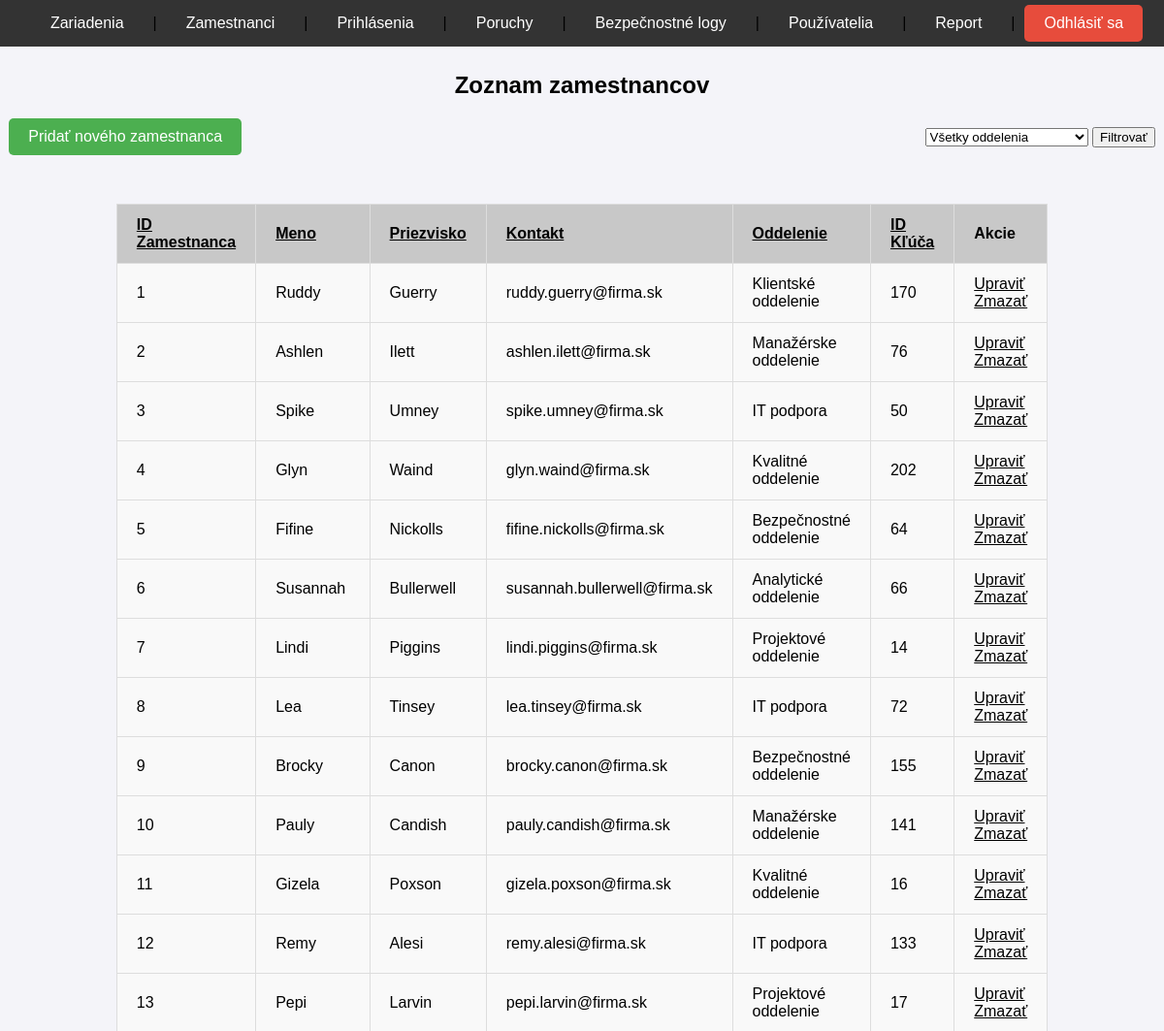
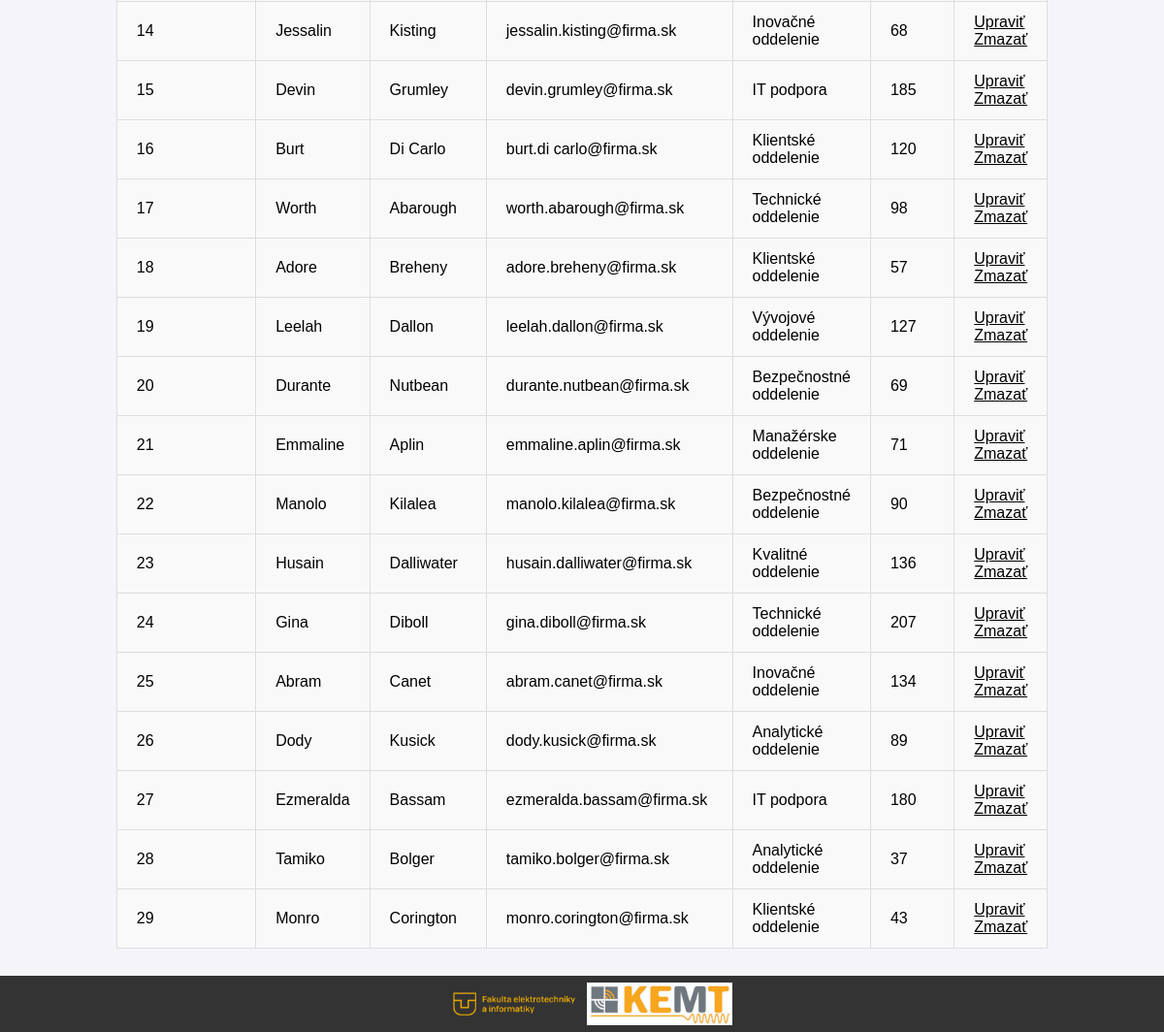
The app's page /zamestnanec.php with its own data (2 pictures, top to bottom).
### tables this page shows
CREATE TABLE `zamestnanec` (
  `ID_zamestnanca` int(11) NOT NULL,
  `meno` varchar(100) DEFAULT NULL,
  `priezvisko` varchar(100) DEFAULT NULL,
  `oddelenie` varchar(50) DEFAULT NULL,
  `ID_kluca` int(50) DEFAULT NULL,
  `email` varchar(100) DEFAULT NULL
);

### zamestnanec.php (the view, shortened to what this page needs)
<?php
include 'db.php';
$order_column = 'ID_zamestnanca';
$order_direction = 'ASC';
$where_sql = "";
$sql = "SELECT * FROM zamestnanec $where_sql ORDER BY $order_column $order_direction";
$result = $conn->query($sql);
?>
<!DOCTYPE html>
<html lang="sk">
<head>
</head>
<body>
<nav>
    <a href="zariadenie.php">Zariadenia</a> |
    <a href="zamestnanec.php">Zamestnanci</a> |
    <a href="prihlasenie.php">Prihlásenia</a> |
    <a href="porucha.php">Poruchy</a> |
    <a href="bezpecnostny_log.php">Bezpečnostné logy</a> |
    <a href="pouzivatelia.php">Používatelia</a> |
    <a href="report.php">Report</a> |
    <a href="logout.php"class="logout-btn">Odhlásiť sa</a>
</nav>
<br><br><br>
<h2>Zoznam zamestnancov</h2>
<form method="GET" style="margin-bottom: 20px;">
<a href="pridat_zamestnanca.php" style="padding: 10px 20px; background-color: #4CAF50; color: white; border-radius: 5px; text-decoration: none; margin-top: 0px; margin-right: 700px; display: inline-block;">Pridať nového zamestnanca</a>
<select name="oddelenie">
        <option value="">Všetky oddelenia</option>
    </select>
    <button type="submit">Filtrovať</button>
</form>
<table border="1">
<tr>
        <th><a href="?order=ID_zamestnanca&dir=<?php echo $order_direction == 'ASC' ? 'desc' : 'asc'; ?>&oddelenie=<?php echo urlencode($_GET['oddelenie'] ?? ''); ?>">ID Zamestnanca</a></th>
        <th><a href="?order=meno&dir=<?php echo $order_direction == 'ASC' ? 'desc' : 'asc'; ?>&oddelenie=<?php echo urlencode($_GET['oddelenie'] ?? ''); ?>">Meno</a></th>
        <th><a href="?order=priezvisko&dir=<?php echo $order_direction == 'ASC' ? 'desc' : 'asc'; ?>&oddelenie=<?php echo urlencode($_GET['oddelenie'] ?? ''); ?>">Priezvisko</a></th>
        <th><a href="?order=email&dir=<?php echo $order_direction == 'ASC' ? 'desc' : 'asc'; ?>&oddelenie=<?php echo urlencode($_GET['oddelenie'] ?? ''); ?>">Kontakt</a></th>
        <th><a href="?order=oddelenie&dir=<?php echo $order_direction == 'ASC' ? 'desc' : 'asc'; ?>&oddelenie=<?php echo urlencode($_GET['oddelenie'] ?? ''); ?>">Oddelenie</a></th>
        <th><a href="?order=ID_kluca&dir=<?php echo $order_direction == 'ASC' ? 'desc' : 'asc'; ?>&oddelenie=<?php echo urlencode($_GET['oddelenie'] ?? ''); ?>">ID Kľúča</a></th>
        <th>Akcie</th>
    </tr>
    <?php
    if ($result->num_rows > 0) {
        while($row = $result->fetch_assoc()) {
            echo "<tr>
                <td>" . $row["ID_zamestnanca"] . "</td>
                <td>" . $row["meno"] . "</td>
                <td>" . $row["priezvisko"] . "</td>
                <td>" . $row["email"] . "</td>
                <td>" . $row["oddelenie"] . "</td>
                <td>" . $row["ID_kluca"] . "</td>
                <td class='actions'>
                    <a href='upravit_zamestnanca.php?id=" . $row["ID_zamestnanca"] . "'>Upraviť</a>
                    <a href='zamestnanec.php?delete=" . $row["ID_zamestnanca"] . "' onclick=\"return confirm('Naozaj chceš zmazať tohto zamestnanca?');\">Zmazať</a>
                </td>
            </tr>";
        }
    } else {
        echo "<tr><td colspan='7'>Žiadni zamestnanci nenájdení</td></tr>";
    }
    ?>
</table>
<br><br>
<footer>
    <img src="fei_logo.png" alt="Logo FEI" width="150">
    <img src="kemt_logo.png" alt="Logo KEMT" width="150">
</footer>
</body>
</html>

### zamestnanec.php (style rules this page uses)
body { opacity: 0.7; transition: opacity 0.3s ease-in-out; }
body.loaded { opacity: 1; }
body { font-family: Arial, sans-serif; margin: 0; padding: 0; background-color: #f4f4f9; text-align: center; }
nav { padding: 5px; position: fixed; top: 0; left: 0; width: 100%; background-color: #333; display: flex; justify-content: center; align-items: center; }
nav a { color: white; text-decoration: none; padding: 10px 20px; margin: 0 10px; border-radius: 5px; transition: background-color 0.3s; }
.logout-btn { background-color: #e74c3c; color: white; padding: 10px 20px; border: none; border-radius: 5px; font-size: 16px; cursor: pointer; transition: background-color 0.3s; }
table { width: 80%; margin: 50px auto; border-collapse: collapse; }
table, th, td { border: 1px solid #ddd; }
th, td { padding: 12px 20px; text-align: left; }
th { background-color:rgb(200, 200, 200); color: black; }
a { color: black; }
td { background-color: #f9f9f9; }
footer { position: fixed; bottom: 0; left: 0; width: 100%; background-color: #333; padding: 5px; display: flex; justify-content: center; align-items: center; }

### records on screen
zamestnanec: ID_zamestnanca "1", meno "Ruddy", priezvisko "Guerry", email "ruddy.guerry@firma.sk", oddelenie "Klientské oddelenie", ID_kluca "170"
zamestnanec: ID_zamestnanca "2", meno "Ashlen", priezvisko "Ilett", email "ashlen.ilett@firma.sk", oddelenie "Manažérske oddelenie", ID_kluca "76"
zamestnanec: ID_zamestnanca "3", meno "Spike", priezvisko "Umney", email "spike.umney@firma.sk", oddelenie "IT podpora", ID_kluca "50"
zamestnanec: ID_zamestnanca "4", meno "Glyn", priezvisko "Waind", email "glyn.waind@firma.sk", oddelenie "Kvalitné oddelenie", ID_kluca "202"
zamestnanec: ID_zamestnanca "5", meno "Fifine", priezvisko "Nickolls", email "fifine.nickolls@firma.sk", oddelenie "Bezpečnostné oddelenie", ID_kluca "64"
zamestnanec: ID_zamestnanca "6", meno "Susannah", priezvisko "Bullerwell", email "susannah.bullerwell@firma.sk", oddelenie "Analytické oddelenie", ID_kluca "66"
zamestnanec: ID_zamestnanca "7", meno "Lindi", priezvisko "Piggins", email "lindi.piggins@firma.sk", oddelenie "Projektové oddelenie", ID_kluca "14"
zamestnanec: ID_zamestnanca "8", meno "Lea", priezvisko "Tinsey", email "lea.tinsey@firma.sk", oddelenie "IT podpora", ID_kluca "72"
zamestnanec: ID_zamestnanca "9", meno "Brocky", priezvisko "Canon", email "brocky.canon@firma.sk", oddelenie "Bezpečnostné oddelenie", ID_kluca "155"
zamestnanec: ID_zamestnanca "10", meno "Pauly", priezvisko "Candish", email "pauly.candish@firma.sk", oddelenie "Manažérske oddelenie", ID_kluca "141"
zamestnanec: ID_zamestnanca "11", meno "Gizela", priezvisko "Poxson", email "gizela.poxson@firma.sk", oddelenie "Kvalitné oddelenie", ID_kluca "16"
zamestnanec: ID_zamestnanca "12", meno "Remy", priezvisko "Alesi", email "remy.alesi@firma.sk", oddelenie "IT podpora", ID_kluca "133"
zamestnanec: ID_zamestnanca "13", meno "Pepi", priezvisko "Larvin", email "pepi.larvin@firma.sk", oddelenie "Projektové oddelenie", ID_kluca "17"
zamestnanec: ID_zamestnanca "14", meno "Jessalin", priezvisko "Kisting", email "jessalin.kisting@firma.sk", oddelenie "Inovačné oddelenie", ID_kluca "68"
zamestnanec: ID_zamestnanca "15", meno "Devin", priezvisko "Grumley", email "devin.grumley@firma.sk", oddelenie "IT podpora", ID_kluca "185"
zamestnanec: ID_zamestnanca "16", meno "Burt", priezvisko "Di Carlo", email "burt.di carlo@firma.sk", oddelenie "Klientské oddelenie", ID_kluca "120"
zamestnanec: ID_zamestnanca "17", meno "Worth", priezvisko "Abarough", email "worth.abarough@firma.sk", oddelenie "Technické oddelenie", ID_kluca "98"
zamestnanec: ID_zamestnanca "18", meno "Adore", priezvisko "Breheny", email "adore.breheny@firma.sk", oddelenie "Klientské oddelenie", ID_kluca "57"
zamestnanec: ID_zamestnanca "19", meno "Leelah", priezvisko "Dallon", email "leelah.dallon@firma.sk", oddelenie "Vývojové oddelenie", ID_kluca "127"
zamestnanec: ID_zamestnanca "20", meno "Durante", priezvisko "Nutbean", email "durante.nutbean@firma.sk", oddelenie "Bezpečnostné oddelenie", ID_kluca "69"
zamestnanec: ID_zamestnanca "21", meno "Emmaline", priezvisko "Aplin", email "emmaline.aplin@firma.sk", oddelenie "Manažérske oddelenie", ID_kluca "71"
zamestnanec: ID_zamestnanca "22", meno "Manolo", priezvisko "Kilalea", email "manolo.kilalea@firma.sk", oddelenie "Bezpečnostné oddelenie", ID_kluca "90"
zamestnanec: ID_zamestnanca "23", meno "Husain", priezvisko "Dalliwater", email "husain.dalliwater@firma.sk", oddelenie "Kvalitné oddelenie", ID_kluca "136"
zamestnanec: ID_zamestnanca "24", meno "Gina", priezvisko "Diboll", email "gina.diboll@firma.sk", oddelenie "Technické oddelenie", ID_kluca "207"
zamestnanec: ID_zamestnanca "25", meno "Abram", priezvisko "Canet", email "abram.canet@firma.sk", oddelenie "Inovačné oddelenie", ID_kluca "134"
zamestnanec: ID_zamestnanca "26", meno "Dody", priezvisko "Kusick", email "dody.kusick@firma.sk", oddelenie "Analytické oddelenie", ID_kluca "89"
zamestnanec: ID_zamestnanca "27", meno "Ezmeralda", priezvisko "Bassam", email "ezmeralda.bassam@firma.sk", oddelenie "IT podpora", ID_kluca "180"
zamestnanec: ID_zamestnanca "28", meno "Tamiko", priezvisko "Bolger", email "tamiko.bolger@firma.sk", oddelenie "Analytické oddelenie", ID_kluca "37"
zamestnanec: ID_zamestnanca "29", meno "Monro", priezvisko "Corington", email "monro.corington@firma.sk", oddelenie "Klientské oddelenie", ID_kluca "43"
